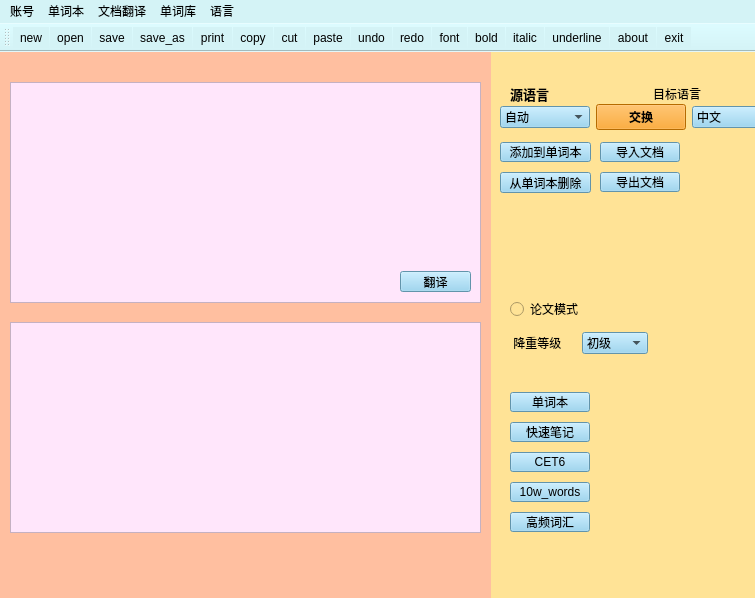
<?xml version="1.0" encoding="UTF-8"?>
<ui version="4.0">
 <class>MainWindow</class>
 <widget class="QMainWindow" name="MainWindow">
  <property name="geometry">
   <rect>
    <x>0</x>
    <y>0</y>
    <width>755</width>
    <height>598</height>
   </rect>
  </property>
  <property name="windowTitle">
   <string>Translator</string>
  </property>
  <property name="styleSheet">
   <string notr="true">background-color: rgb(212, 243, 246);</string>
  </property>
  <widget class="QWidget" name="centralwidget">
   <widget class="QGroupBox" name="groupBox">
    <property name="geometry">
     <rect>
      <x>-10</x>
      <y>-10</y>
      <width>851</width>
      <height>741</height>
     </rect>
    </property>
    <property name="styleSheet">
     <string notr="true"/>
    </property>
    <property name="title">
     <string/>
    </property>
    <widget class="QWidget" name="widget" native="true">
     <property name="geometry">
      <rect>
       <x>10</x>
       <y>10</y>
       <width>491</width>
       <height>551</height>
      </rect>
     </property>
     <property name="styleSheet">
      <string notr="true">background-color: rgb(255, 191, 160);</string>
     </property>
     <widget class="QTextEdit" name="textEdit_output">
      <property name="geometry">
       <rect>
        <x>10</x>
        <y>270</y>
        <width>471</width>
        <height>211</height>
       </rect>
      </property>
      <property name="styleSheet">
       <string notr="true">background-color: rgb(255, 230, 251);</string>
      </property>
     </widget>
     <widget class="QTextEdit" name="textEdit_input">
      <property name="geometry">
       <rect>
        <x>10</x>
        <y>30</y>
        <width>471</width>
        <height>221</height>
       </rect>
      </property>
      <property name="styleSheet">
       <string notr="true">background-color: rgb(255, 230, 251);</string>
      </property>
      <property name="documentTitle">
       <string/>
      </property>
      <property name="html">
       <string>&lt;!DOCTYPE HTML PUBLIC &quot;-//W3C//DTD HTML 4.0//EN&quot; &quot;http://www.w3.org/TR/REC-html40/strict.dtd&quot;&gt;
&lt;html&gt;&lt;head&gt;&lt;meta name=&quot;qrichtext&quot; content=&quot;1&quot; /&gt;&lt;meta charset=&quot;utf-8&quot; /&gt;&lt;style type=&quot;text/css&quot;&gt;
p, li { white-space: pre-wrap; }
&lt;/style&gt;&lt;/head&gt;&lt;body style=&quot; font-family:'Microsoft YaHei UI'; font-size:8.83436pt; font-weight:400; font-style:normal;&quot;&gt;
&lt;p style=&quot;-qt-paragraph-type:empty; margin-top:0px; margin-bottom:0px; margin-left:0px; margin-right:0px; -qt-block-indent:0; text-indent:0px; font-size:8.83436pt;&quot;&gt;&lt;br /&gt;&lt;/p&gt;&lt;/body&gt;&lt;/html&gt;</string>
      </property>
     </widget>
     <widget class="QPushButton" name="pushButton_translate">
      <property name="geometry">
       <rect>
        <x>400</x>
        <y>219</y>
        <width>71</width>
        <height>21</height>
       </rect>
      </property>
      <property name="styleSheet">
       <string notr="true">background:rgb(137, 207, 240) ;
font: 700 9pt &quot;Microsoft YaHei UI&quot;;</string>
      </property>
      <property name="text">
       <string>翻译</string>
      </property>
     </widget>
    </widget>
    <widget class="QWidget" name="widget_3" native="true">
     <property name="geometry">
      <rect>
       <x>500</x>
       <y>10</y>
       <width>331</width>
       <height>571</height>
      </rect>
     </property>
     <property name="styleSheet">
      <string notr="true">background-color: rgb(255, 227, 150);</string>
     </property>
     <widget class="QPushButton" name="add">
      <property name="geometry">
       <rect>
        <x>10</x>
        <y>90</y>
        <width>91</width>
        <height>20</height>
       </rect>
      </property>
      <property name="styleSheet">
       <string notr="true">background:rgb(137, 207, 240) ;
font: 700 9pt &quot;Microsoft YaHei UI&quot;;</string>
      </property>
      <property name="text">
       <string>添加到单词本</string>
      </property>
     </widget>
     <widget class="QPushButton" name="delete_2">
      <property name="geometry">
       <rect>
        <x>10</x>
        <y>120</y>
        <width>91</width>
        <height>21</height>
       </rect>
      </property>
      <property name="styleSheet">
       <string notr="true">background:rgb(137, 207, 240) ;
font: 700 9pt &quot;Microsoft YaHei UI&quot;;</string>
      </property>
      <property name="text">
       <string>从单词本删除</string>
      </property>
     </widget>
     <widget class="QPushButton" name="cet">
      <property name="geometry">
       <rect>
        <x>20</x>
        <y>400</y>
        <width>80</width>
        <height>20</height>
       </rect>
      </property>
      <property name="styleSheet">
       <string notr="true">background:rgb(137, 207, 240) ;
font: 700 9pt &quot;Microsoft YaHei UI&quot;;</string>
      </property>
      <property name="text">
       <string>CET6</string>
      </property>
     </widget>
     <widget class="QPushButton" name="pushButton">
      <property name="geometry">
       <rect>
        <x>20</x>
        <y>370</y>
        <width>80</width>
        <height>20</height>
       </rect>
      </property>
      <property name="styleSheet">
       <string notr="true">background:rgb(137, 207, 240) ;
font: 700 9pt &quot;Microsoft YaHei UI&quot;;</string>
      </property>
      <property name="text">
       <string>快速笔记</string>
      </property>
     </widget>
     <widget class="QPushButton" name="view">
      <property name="geometry">
       <rect>
        <x>20</x>
        <y>340</y>
        <width>80</width>
        <height>20</height>
       </rect>
      </property>
      <property name="styleSheet">
       <string notr="true">background:rgb(137, 207, 240) ;
font: 700 9pt &quot;Microsoft YaHei UI&quot;;</string>
      </property>
      <property name="text">
       <string>单词本</string>
      </property>
     </widget>
     <widget class="QPushButton" name="pushButton_open">
      <property name="geometry">
       <rect>
        <x>110</x>
        <y>90</y>
        <width>80</width>
        <height>20</height>
       </rect>
      </property>
      <property name="styleSheet">
       <string notr="true">background:rgb(137, 207, 240) ;
font: 700 9pt &quot;Microsoft YaHei UI&quot;;</string>
      </property>
      <property name="text">
       <string>导入文档</string>
      </property>
     </widget>
     <widget class="QPushButton" name="pushButton_save">
      <property name="geometry">
       <rect>
        <x>110</x>
        <y>120</y>
        <width>80</width>
        <height>20</height>
       </rect>
      </property>
      <property name="styleSheet">
       <string notr="true">background:rgb(137, 207, 240) ;
font: 700 9pt &quot;Microsoft YaHei UI&quot;;</string>
      </property>
      <property name="text">
       <string>导出文档</string>
      </property>
     </widget>
     <widget class="QPushButton" name="pushButton_2">
      <property name="geometry">
       <rect>
        <x>20</x>
        <y>430</y>
        <width>80</width>
        <height>20</height>
       </rect>
      </property>
      <property name="styleSheet">
       <string notr="true">background:rgb(137, 207, 240) ;
font: 700 9pt &quot;Microsoft YaHei UI&quot;;</string>
      </property>
      <property name="text">
       <string>10w_words</string>
      </property>
     </widget>
     <widget class="QWidget" name="layoutWidget">
      <property name="geometry">
       <rect>
        <x>20</x>
        <y>30</y>
        <width>191</width>
        <height>24</height>
       </rect>
      </property>
      <layout class="QHBoxLayout" name="horizontalLayout">
       <item>
        <widget class="QLabel" name="label_origin">
         <property name="font">
          <font>
           <family>Microsoft YaHei UI</family>
           <pointsize>10</pointsize>
           <italic>false</italic>
           <bold>true</bold>
          </font>
         </property>
         <property name="styleSheet">
          <string notr="true">font: 9pt &quot;OCR A Extended&quot;;
font: 700 10pt &quot;Microsoft YaHei UI&quot;;</string>
         </property>
         <property name="text">
          <string>源语言</string>
         </property>
        </widget>
       </item>
       <item>
        <spacer name="horizontalSpacer_2">
         <property name="orientation">
          <enum>Qt::Horizontal</enum>
         </property>
         <property name="sizeHint" stdset="0">
          <size>
           <width>40</width>
           <height>20</height>
          </size>
         </property>
        </spacer>
       </item>
       <item>
        <widget class="QLabel" name="label_target">
         <property name="styleSheet">
          <string notr="true">font: 700 9pt &quot;Microsoft YaHei UI&quot;;
</string>
         </property>
         <property name="text">
          <string>目标语言</string>
         </property>
        </widget>
       </item>
      </layout>
     </widget>
     <widget class="QWidget" name="layoutWidget">
      <property name="geometry">
       <rect>
        <x>10</x>
        <y>50</y>
        <width>282</width>
        <height>31</height>
       </rect>
      </property>
      <layout class="QHBoxLayout" name="horizontalLayout_2">
       <item>
        <widget class="QComboBox" name="comboBox_origin">
         <property name="styleSheet">
          <string notr="true">background:rgb(137, 207, 240) ;
font: 700 9pt &quot;Microsoft YaHei UI&quot;;</string>
         </property>
         <item>
          <property name="text">
           <string>自动</string>
          </property>
         </item>
         <item>
          <property name="text">
           <string>中文</string>
          </property>
         </item>
         <item>
          <property name="text">
           <string>英语</string>
          </property>
         </item>
         <item>
          <property name="text">
           <string>法语</string>
          </property>
         </item>
         <item>
          <property name="text">
           <string>德语</string>
          </property>
         </item>
         <item>
          <property name="text">
           <string>日语</string>
          </property>
         </item>
         <item>
          <property name="text">
           <string>韩语</string>
          </property>
         </item>
         <item>
          <property name="text">
           <string>西班牙语</string>
          </property>
         </item>
        </widget>
       </item>
       <item>
        <widget class="QPushButton" name="pushButton_change">
         <property name="font">
          <font>
           <bold>true</bold>
          </font>
         </property>
         <property name="styleSheet">
          <string notr="true">background-color: rgb(255, 150, 0);</string>
         </property>
         <property name="text">
          <string>交换</string>
         </property>
         <property name="flat">
          <bool>false</bool>
         </property>
        </widget>
       </item>
       <item>
        <widget class="QComboBox" name="comboBox_target">
         <property name="styleSheet">
          <string notr="true">background:rgb(137, 207, 240) ;
font: 700 9pt &quot;Microsoft YaHei UI&quot;;</string>
         </property>
         <item>
          <property name="text">
           <string>中文</string>
          </property>
         </item>
         <item>
          <property name="text">
           <string>英语</string>
          </property>
         </item>
         <item>
          <property name="text">
           <string>法语</string>
          </property>
         </item>
         <item>
          <property name="text">
           <string>德语</string>
          </property>
         </item>
         <item>
          <property name="text">
           <string>日语</string>
          </property>
         </item>
         <item>
          <property name="text">
           <string>韩语</string>
          </property>
         </item>
         <item>
          <property name="text">
           <string>西班牙语</string>
          </property>
         </item>
        </widget>
       </item>
      </layout>
     </widget>
     <widget class="QWidget" name="layoutWidget">
      <property name="geometry">
       <rect>
        <x>20</x>
        <y>240</y>
        <width>138</width>
        <height>67</height>
       </rect>
      </property>
      <layout class="QVBoxLayout" name="verticalLayout">
       <item>
        <widget class="QRadioButton" name="radioButton">
         <property name="styleSheet">
          <string notr="true">font: 700 10pt &quot;Microsoft YaHei UI&quot;;</string>
         </property>
         <property name="text">
          <string>论文模式</string>
         </property>
        </widget>
       </item>
       <item>
        <layout class="QHBoxLayout" name="horizontalLayout_3">
         <item>
          <widget class="QLabel" name="label_Level">
           <property name="styleSheet">
            <string notr="true">font: 700 9pt &quot;Microsoft YaHei UI&quot;;</string>
           </property>
           <property name="text">
            <string> 降重等级</string>
           </property>
          </widget>
         </item>
         <item>
          <widget class="QComboBox" name="comboBox_Level">
           <property name="styleSheet">
            <string notr="true">background:rgb(137, 207, 240) ;
font: 700 9pt &quot;Microsoft YaHei UI&quot;;</string>
           </property>
           <item>
            <property name="text">
             <string>初级</string>
            </property>
           </item>
           <item>
            <property name="text">
             <string>中级</string>
            </property>
           </item>
           <item>
            <property name="text">
             <string>高级</string>
            </property>
           </item>
          </widget>
         </item>
        </layout>
       </item>
      </layout>
     </widget>
     <widget class="QPushButton" name="pushButton_3">
      <property name="geometry">
       <rect>
        <x>20</x>
        <y>460</y>
        <width>80</width>
        <height>20</height>
       </rect>
      </property>
      <property name="styleSheet">
       <string notr="true">background:rgb(137, 207, 240) ;
font: 700 9pt &quot;Microsoft YaHei UI&quot;;</string>
      </property>
      <property name="text">
       <string>高频词汇</string>
      </property>
     </widget>
    </widget>
    <zorder>widget_3</zorder>
    <zorder>widget</zorder>
   </widget>
  </widget>
  <widget class="QMenuBar" name="menubar">
   <property name="geometry">
    <rect>
     <x>0</x>
     <y>0</y>
     <width>755</width>
     <height>18</height>
    </rect>
   </property>
   <widget class="QMenu" name="menuLanguage">
    <property name="title">
     <string>语言</string>
    </property>
    <addaction name="separator"/>
    <addaction name="actionChinese"/>
    <addaction name="actionEnglish"/>
   </widget>
   <widget class="QMenu" name="menu_2">
    <property name="title">
     <string>单词本</string>
    </property>
    <addaction name="actiond"/>
    <addaction name="actiont"/>
    <addaction name="actions"/>
   </widget>
   <widget class="QMenu" name="menu_3">
    <property name="title">
     <string>文档翻译</string>
    </property>
    <addaction name="actiondaoru"/>
    <addaction name="actiondaorchu"/>
    <addaction name="separator"/>
    <addaction name="actioneditor"/>
   </widget>
   <widget class="QMenu" name="menu_4">
    <property name="title">
     <string>单词库</string>
    </property>
    <addaction name="actiondanci"/>
    <addaction name="action10w_words"/>
   </widget>
   <widget class="QMenu" name="menu_5">
    <property name="title">
     <string>账号</string>
    </property>
    <addaction name="actionss"/>
   </widget>
   <addaction name="menu_5"/>
   <addaction name="menu_2"/>
   <addaction name="menu_3"/>
   <addaction name="menu_4"/>
   <addaction name="menuLanguage"/>
  </widget>
  <widget class="QToolBar" name="toolBar">
   <property name="windowTitle">
    <string>toolBar</string>
   </property>
   <attribute name="toolBarArea">
    <enum>TopToolBarArea</enum>
   </attribute>
   <attribute name="toolBarBreak">
    <bool>false</bool>
   </attribute>
   <addaction name="actionNew"/>
   <addaction name="actionOpen"/>
   <addaction name="actionSave"/>
   <addaction name="actionSave_as"/>
   <addaction name="actionPrint"/>
   <addaction name="actionCopy"/>
   <addaction name="actionCut"/>
   <addaction name="actionPaste"/>
   <addaction name="actionUndo"/>
   <addaction name="actionRedo"/>
   <addaction name="actionFont"/>
   <addaction name="actionBold"/>
   <addaction name="actionItalic"/>
   <addaction name="actionUnderline"/>
   <addaction name="actionAbout"/>
   <addaction name="actionExit"/>
  </widget>
  <action name="actionChinese">
   <property name="checkable">
    <bool>true</bool>
   </property>
   <property name="text">
    <string>中文</string>
   </property>
  </action>
  <action name="actionEnglish">
   <property name="checkable">
    <bool>true</bool>
   </property>
   <property name="text">
    <string>English</string>
   </property>
  </action>
  <action name="actioneditor">
   <property name="text">
    <string>文本编辑器</string>
   </property>
  </action>
  <action name="actiond">
   <property name="text">
    <string>打开</string>
   </property>
  </action>
  <action name="actiont">
   <property name="text">
    <string>添加</string>
   </property>
  </action>
  <action name="actions">
   <property name="text">
    <string>删除</string>
   </property>
  </action>
  <action name="actiondaoru">
   <property name="text">
    <string>导入</string>
   </property>
  </action>
  <action name="actiondaorchu">
   <property name="text">
    <string>导出</string>
   </property>
  </action>
  <action name="actiondanci">
   <property name="text">
    <string>CET6</string>
   </property>
  </action>
  <action name="action10w_words">
   <property name="text">
    <string>10w_words</string>
   </property>
  </action>
  <action name="actionss">
   <property name="text">
    <string>退出登录</string>
   </property>
  </action>
  <action name="actionzhanghu">
   <property name="text">
    <string>账号</string>
   </property>
  </action>
  <action name="actionNew">
   <property name="icon">
    <iconset resource="notepad.qrc">
     <normaloff>:/images/new.png</normaloff>:/images/new.png</iconset>
   </property>
   <property name="text">
    <string>new</string>
   </property>
   <property name="toolTip">
    <string>新建</string>
   </property>
   <property name="shortcut">
    <string>Ctrl+N</string>
   </property>
  </action>
  <action name="actionOpen">
   <property name="icon">
    <iconset resource="notepad.qrc">
     <normaloff>:/images/open.png</normaloff>:/images/open.png</iconset>
   </property>
   <property name="text">
    <string>open</string>
   </property>
   <property name="toolTip">
    <string>打开</string>
   </property>
   <property name="shortcut">
    <string>Ctrl+O</string>
   </property>
  </action>
  <action name="actionSave">
   <property name="icon">
    <iconset resource="notepad.qrc">
     <normaloff>:/images/save.png</normaloff>:/images/save.png</iconset>
   </property>
   <property name="text">
    <string>save</string>
   </property>
   <property name="toolTip">
    <string>保存</string>
   </property>
   <property name="shortcut">
    <string>Ctrl+S</string>
   </property>
  </action>
  <action name="actionSave_as">
   <property name="icon">
    <iconset resource="notepad.qrc">
     <normaloff>:/images/save_as.png</normaloff>:/images/save_as.png</iconset>
   </property>
   <property name="text">
    <string>save_as</string>
   </property>
   <property name="toolTip">
    <string>另存为</string>
   </property>
   <property name="shortcut">
    <string>Alt+S</string>
   </property>
  </action>
  <action name="actionPrint">
   <property name="icon">
    <iconset resource="notepad.qrc">
     <normaloff>:/images/print.png</normaloff>:/images/print.png</iconset>
   </property>
   <property name="text">
    <string>print</string>
   </property>
   <property name="toolTip">
    <string>打印</string>
   </property>
   <property name="shortcut">
    <string>Ctrl+P</string>
   </property>
  </action>
  <action name="actionExit">
   <property name="icon">
    <iconset resource="notepad.qrc">
     <normaloff>:/images/exit.png</normaloff>:/images/exit.png</iconset>
   </property>
   <property name="text">
    <string>exit</string>
   </property>
   <property name="toolTip">
    <string>离开</string>
   </property>
  </action>
  <action name="actionCopy">
   <property name="icon">
    <iconset resource="notepad.qrc">
     <normaloff>:/images/copy.png</normaloff>:/images/copy.png</iconset>
   </property>
   <property name="text">
    <string>copy</string>
   </property>
   <property name="toolTip">
    <string>复制</string>
   </property>
   <property name="shortcut">
    <string>Ctrl+C</string>
   </property>
  </action>
  <action name="actionCut">
   <property name="icon">
    <iconset resource="notepad.qrc">
     <normaloff>:/images/cut.png</normaloff>:/images/cut.png</iconset>
   </property>
   <property name="text">
    <string>cut</string>
   </property>
   <property name="toolTip">
    <string>剪切</string>
   </property>
   <property name="shortcut">
    <string>Ctrl+X</string>
   </property>
  </action>
  <action name="actionPaste">
   <property name="icon">
    <iconset resource="notepad.qrc">
     <normaloff>:/images/paste.png</normaloff>:/images/paste.png</iconset>
   </property>
   <property name="text">
    <string>paste</string>
   </property>
   <property name="toolTip">
    <string>粘贴</string>
   </property>
   <property name="shortcut">
    <string>Ctrl+V</string>
   </property>
  </action>
  <action name="actionUndo">
   <property name="icon">
    <iconset resource="notepad.qrc">
     <normaloff>:/images/edit_undo.png</normaloff>:/images/edit_undo.png</iconset>
   </property>
   <property name="text">
    <string>undo</string>
   </property>
   <property name="toolTip">
    <string>重做</string>
   </property>
   <property name="shortcut">
    <string>Ctrl+Z</string>
   </property>
  </action>
  <action name="actionRedo">
   <property name="icon">
    <iconset resource="notepad.qrc">
     <normaloff>:/images/edit_redo.png</normaloff>:/images/edit_redo.png</iconset>
   </property>
   <property name="text">
    <string>redo</string>
   </property>
   <property name="toolTip">
    <string>重做</string>
   </property>
  </action>
  <action name="actionFont">
   <property name="icon">
    <iconset resource="notepad.qrc">
     <normaloff>:/images/font.png</normaloff>:/images/font.png</iconset>
   </property>
   <property name="text">
    <string>font</string>
   </property>
   <property name="toolTip">
    <string>字体</string>
   </property>
   <property name="shortcut">
    <string>Ctrl+F</string>
   </property>
  </action>
  <action name="actionItalic">
   <property name="icon">
    <iconset resource="notepad.qrc">
     <normaloff>:/images/italic.png</normaloff>:/images/italic.png</iconset>
   </property>
   <property name="text">
    <string>italic</string>
   </property>
   <property name="toolTip">
    <string>斜体</string>
   </property>
   <property name="shortcut">
    <string>Ctrl+I</string>
   </property>
  </action>
  <action name="actionBold">
   <property name="checkable">
    <bool>true</bool>
   </property>
   <property name="icon">
    <iconset resource="notepad.qrc">
     <normaloff>:/images/bold.png</normaloff>:/images/bold.png</iconset>
   </property>
   <property name="text">
    <string>bold</string>
   </property>
   <property name="toolTip">
    <string>粗体</string>
   </property>
   <property name="shortcut">
    <string>Ctrl+B</string>
   </property>
  </action>
  <action name="actionUnderline">
   <property name="icon">
    <iconset resource="notepad.qrc">
     <normaloff>:/images/underline.png</normaloff>:/images/underline.png</iconset>
   </property>
   <property name="text">
    <string>underline</string>
   </property>
   <property name="toolTip">
    <string>下划线</string>
   </property>
  </action>
  <action name="actionAbout">
   <property name="icon">
    <iconset resource="notepad.qrc">
     <normaloff>:/images/info.png</normaloff>:/images/info.png</iconset>
   </property>
   <property name="text">
    <string>about</string>
   </property>
   <property name="toolTip">
    <string>关于</string>
   </property>
  </action>
 </widget>
 <resources>
  <include location="notepad.qrc"/>
 </resources>
 <connections/>
</ui>
